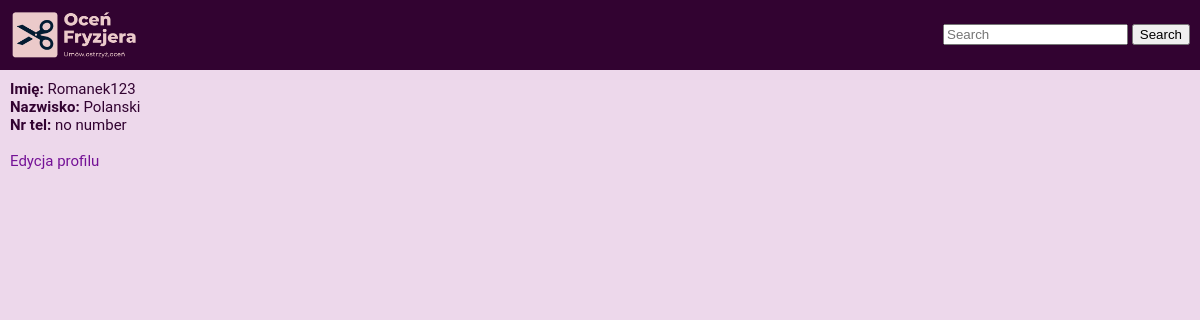
Before: /pokaz_fryzjera/1/ with the older database file.
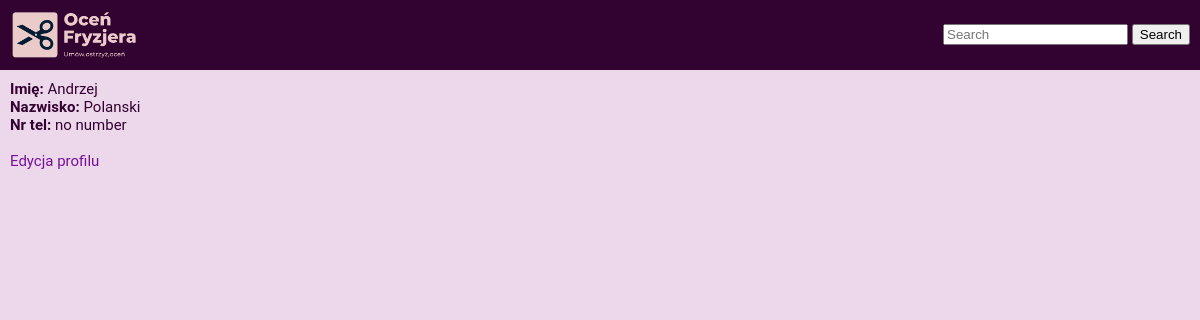
After: the same page with the newer database file.
### main/models.py (models this page shows, shortened)
class Fryzjer(models.Model):
    user = models.ForeignKey(User, on_delete=models.CASCADE)
    imie = models.CharField(max_length=50, null=True)
    nazwisko = models.CharField(max_length=50, null=True)
    srednia_ocena = models.FloatField(blank=True, null=True)
    ulica = models.CharField(max_length=50, blank=True, null=True)
    nr_domu = models.IntegerField(default=0, blank=True, null=True)
    miasto = models.CharField(max_length=50, null=True)
    kod_pocztowy = models.CharField(max_length=20, null=True)
    nr_tel = models.CharField(max_length=20, default='no number')

### main/views.py (the view)
def pokaz_fryzjera(request, id):
    fryzjer = get_object_or_404(Fryzjer, id=id)
    context = {
        'fryzjer': fryzjer,
    }
    return render(request, 'main/pokaz_fryzjera.html', context)

### main/templates/main/pokaz_fryzjera.html
{% extends 'main/base.html' %}
{% block content %}
<div><span class="heading">Imię:</span> {{fryzjer.imie}}</div>
<div><span class="heading">Nazwisko:</span> {{fryzjer.nazwisko}}</div>
<div><span class="heading">Nr tel:</span> {{fryzjer.nr_tel}}</div>
<br>
<a href="{% url 'edytuj_fryzjera' fryzjer.id %}">Edycja profilu</a>
{% endblock %}

Changed rows visible on the page:
changed Fryzjer "Polanski": imie "Romanek123" → "Andrzej"
